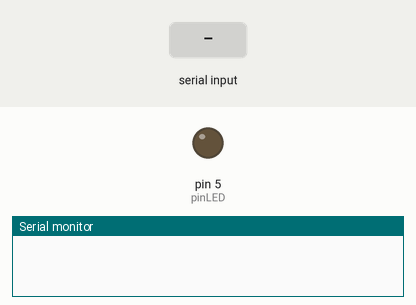
Recording of a sketch running on a simulated Arduino Uno, built with avr-gcc and run on an emulated ATmega328P. Parts: output pins drawn as LEDs (lit = HIGH), the last lines printed to the serial monitor. The inputs (shaded band) are chosen by the test bench.

Above: at 1.2 s.
1.3 s: "a\n" received over Serial
At 1.6 s:
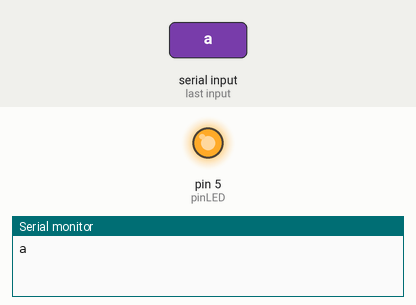
2.8 s: byte 98 ('b') received over Serial
At 3.9 s:
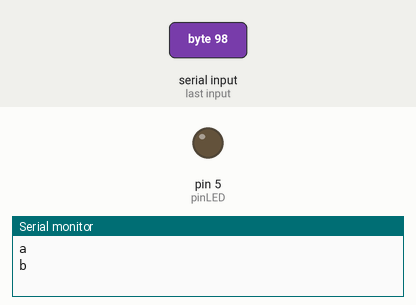
Timing chart, 0 to 5.8 s (numbered marks = the images above; inputs shaded):
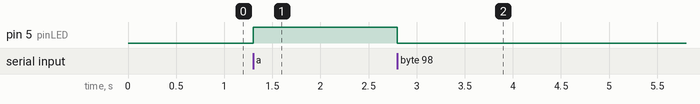

The sketch:

Pertemuan_10_Bluetooth.ino
```cpp
const int pinLED = 5;
char data;

void setup() {
    Serial.begin(9600);
    pinMode(pinLED, OUTPUT);
}

void loop() {
    if (Serial.available() > 0) {
        data = Serial.read();
        Serial.print(data);
        Serial.print("\n");

        if (data == 'a')
            digitalWrite(pinLED, HIGH);
        else if (data == 'b')
            digitalWrite(pinLED, LOW);
    }
}
```

Measured:
- after the input at 1.3 s, pin 5 (pinLED): LOW → HIGH at once
- after the input at 2.8 s, pin 5 (pinLED): HIGH → LOW at once
